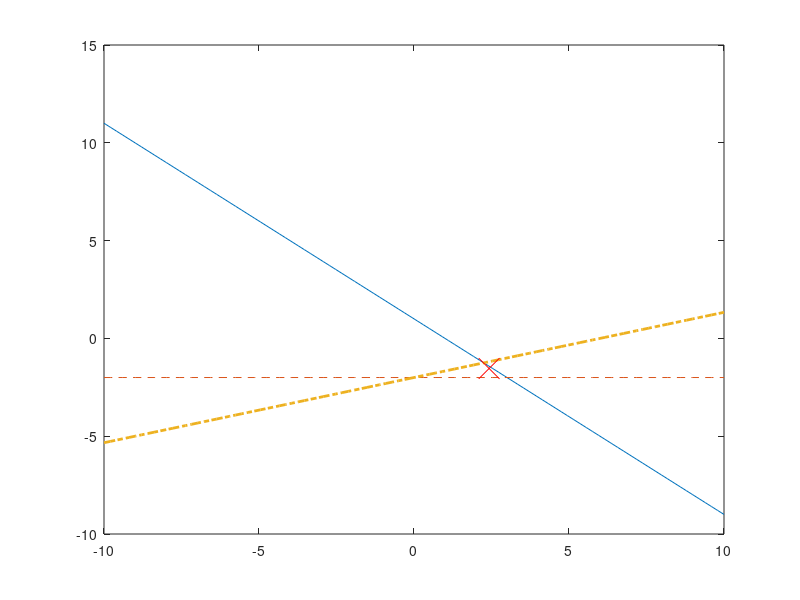

This chart was generated by the following MATLAB code: (Note: this script raises an error after producing the figure.)
% Exercise 2
% Emil Airta

A = [1,1;0,1;(-1/3),1];
y = [1;-2;-2];
[U, D, V]  = svd(A);
Dplus = pinv(D);
x = V*Dplus*U'*y;
xgrid = linspace(-10,10);
l1 = 1 - xgrid;
l2 = -2*ones(size(xgrid));
l3 = -2 + 1/3*xgrid;
figure(1)
clf
plot(xgrid, l1, xgrid, l2, '--', xgrid, l3,'-.', 'LineWidth', 2)
hold on 
plot(x(1),x(2),'rx', 'MarkerSize', 15)

% M2
% a)
n = 2^14;
deltax = 1/n;
xvec = deltax*(0:(n-1)); 

a = .025;
Ny = 2048;
y = linspace(-a, a, Ny);
dy = y(2) - y(1);
v = round((a*n)-1);

vvec = linspace(-a+deltax,a-deltax, v*2 + 1);
p = (PSF(vvec,a));
conA = convmtx(p, n);
conA = conA(:, (v+1):(end-v))*deltax;
m = conA*targetf(xvec)';

mtilde = zeros(size(xvec));
for iii = 1:length(xvec) 
    x = xvec(iii);
    intg = PSF(y,a).*targetf(x-y);
    mtilde(iii) = dy*sum(intg);
end


figure(2)
clf
plot(xvec, mtilde, 'b.')
hold on
plot(xvec, m, 'r.')

rsne = norm(mtilde' - m)/norm(mtilde) * 100
% n should be between 2^10 and 2^11 to get 1% error
% n = 2^14 error was 0.09% so that would be enough